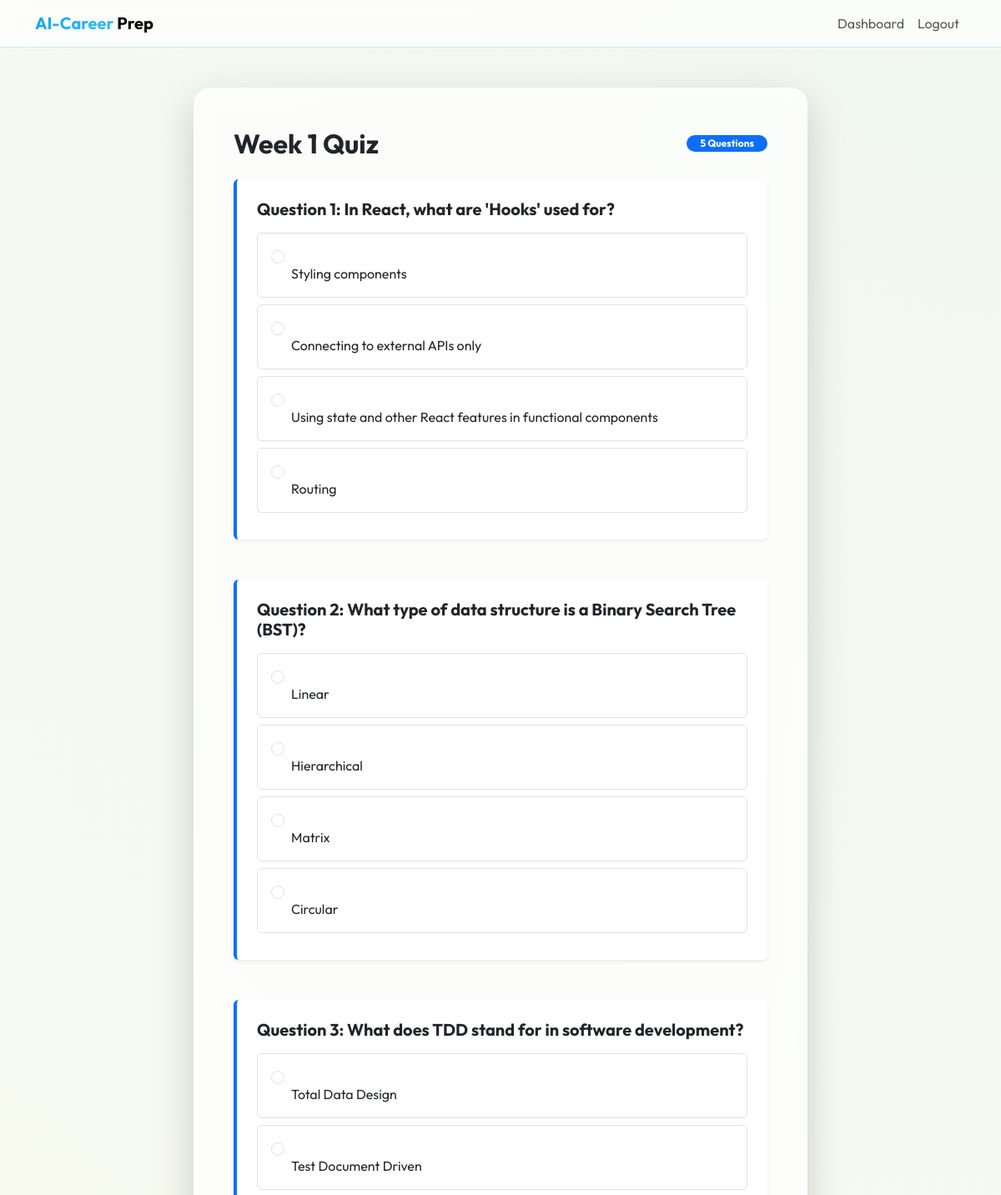
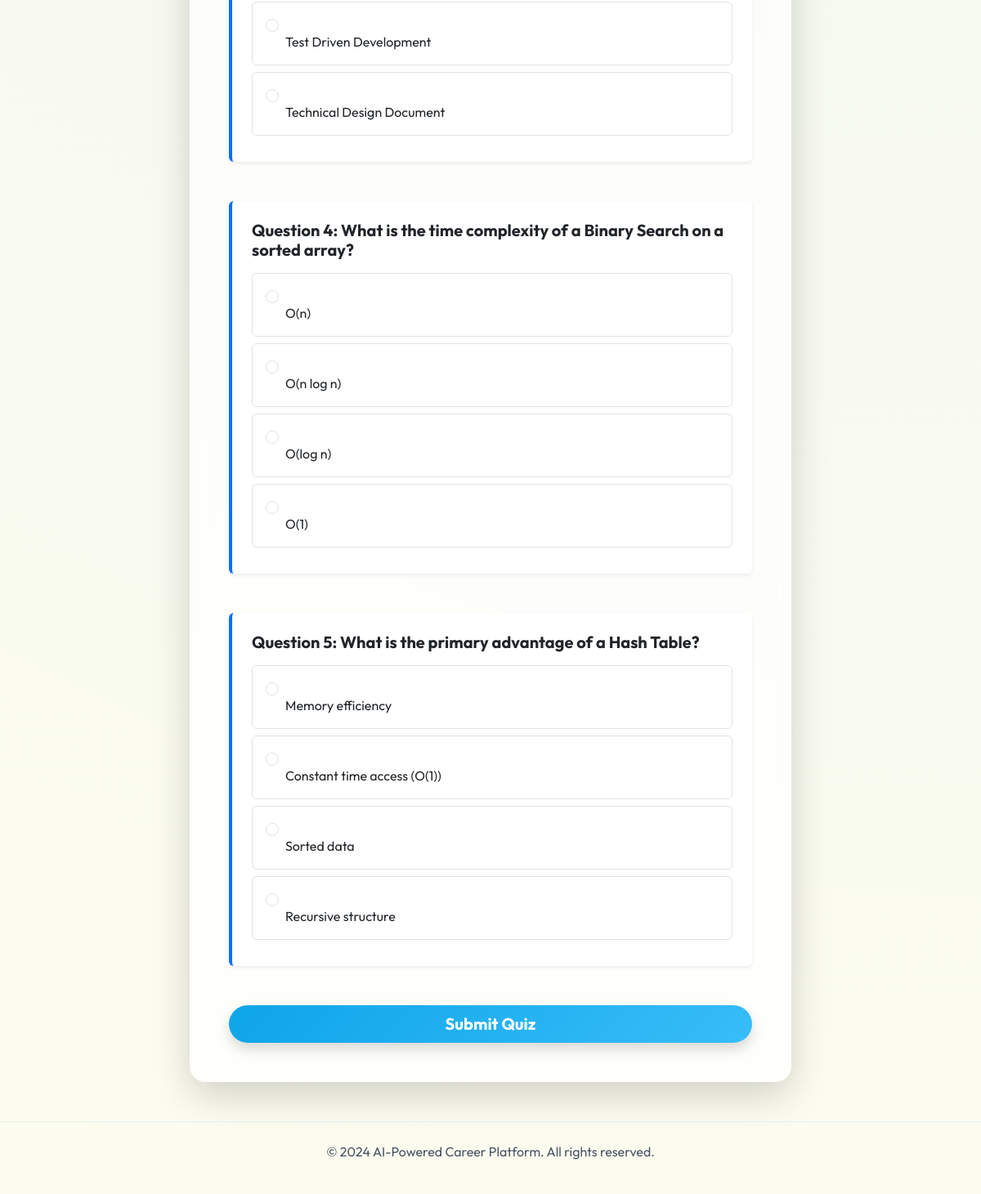
The page /quiz (signed in) on the database its author committed (2 pictures, top to bottom).
### models.py (models this page shows)
class QuizQuestion(db.Model):
    id = db.Column(db.Integer, primary_key=True)
    category = db.Column(db.String(50))
    sub_category = db.Column(db.String(100))
    week_number = db.Column(db.Integer, default=1)
    difficulty = db.Column(db.String(20))
    question_text = db.Column(db.Text, nullable=False)
    option_a = db.Column(db.String(200), nullable=False)
    option_b = db.Column(db.String(200), nullable=False)
    option_c = db.Column(db.String(200), nullable=False)
    option_d = db.Column(db.String(200), nullable=False)
    correct_option = db.Column(db.String(1), nullable=False) # A, B, C, or D

### app.py (the view, shortened to what this page needs)
@app.route('/quiz', methods=['GET', 'POST'])
@login_required
def quiz():
    from core.quiz_engine import get_quiz_questions
    from models import QuizQuestion, QuizAttempt
    week = request.args.get('week', 1, type=int)
    questions = get_quiz_questions(current_user, week_number=week)
    return render_template('quiz.html', questions=questions, week=week)

### templates/quiz.html (shortened to what this page needs)
{% extends "base.html" %}
{% block content %}
<div class="row justify-content-center">
    <div class="col-md-8">
        <div class="card card-glass p-5 shadow-lg border-0">
            <div class="d-flex justify-content-between align-items-center mb-4">
                <h2 class="fw-bold mb-0">Week {{ week }} Quiz</h2>
                <span class="badge bg-primary rounded-pill px-3">{{ questions|length }} Questions</span>
            </div>
            <form action="{{ url_for('quiz') }}" method="POST" id="quizForm">
                {% for q in questions %}
                <div class="quiz-question mb-5 p-4 rounded bg-white shadow-sm border-start border-primary border-4">
                    <h5 class="fw-bold mb-3">Question {{ loop.index }}: {{ q.question_text }}</h5>
                    <div class="options-grid">
                        <div class="form-check mb-2 p-3 border rounded hover-bg">
                            <input class="form-check-input ms-0" type="radio" name="q_{{ q.id }}" id="q{{ q.id }}a" value="A" required>
                            <label class="form-check-label ms-4 w-100" for="q{{ q.id }}a">{{ q.option_a }}</label>
                        </div>
                        <div class="form-check mb-2 p-3 border rounded hover-bg">
                            <input class="form-check-input ms-0" type="radio" name="q_{{ q.id }}" id="q{{ q.id }}b" value="B">
                            <label class="form-check-label ms-4 w-100" for="q{{ q.id }}b">{{ q.option_b }}</label>
                        </div>
                        <div class="form-check mb-2 p-3 border rounded hover-bg">
                            <input class="form-check-input ms-0" type="radio" name="q_{{ q.id }}" id="q{{ q.id }}c" value="C">
                            <label class="form-check-label ms-4 w-100" for="q{{ q.id }}c">{{ q.option_c }}</label>
                        </div>
                        <div class="form-check mb-2 p-3 border rounded hover-bg">
                            <input class="form-check-input ms-0" type="radio" name="q_{{ q.id }}" id="q{{ q.id }}d" value="D">
                            <label class="form-check-label ms-4 w-100" for="q{{ q.id }}d">{{ q.option_d }}</label>
                        </div>
                    </div>
                </div>
                {% endfor %}
                <div class="d-grid mt-4">
                    <button type="submit" class="btn btn-primary btn-lg rounded-pill fw-bold shadow">Submit Quiz</button>
                </div>
            </form>
        </div>
    </div>
</div>
{% endblock %}

### templates/base.html (shortened to what this page needs)
<!DOCTYPE html>
<html lang="en">
<head>
    <link href="https://cdn.jsdelivr.net/npm/bootstrap@5.3.0/dist/css/bootstrap.min.css" rel="stylesheet">
    <link rel="stylesheet" href="{{ url_for('static', filename='css/style.css') }}">
</head>
<body>
    <nav class="navbar navbar-expand-lg navbar-light sticky-top">
        <div class="container">
            <a class="navbar-brand fw-bold" href="{{ url_for('index') }}">
                <span style="background: var(--primary-gradient); -webkit-background-clip: text; background-clip: text; -webkit-text-fill-color: transparent;">AI-Career</span> Prep
            </a>
            <div class="collapse navbar-collapse" id="navbarNav">
                <ul class="navbar-nav ms-auto">
                    {% if current_user.is_authenticated %}
                        <li class="nav-item"><a class="nav-link" href="{{ url_for('dashboard') }}">Dashboard</a></li>
                        <li class="nav-item"><a class="nav-link" href="{{ url_for('logout') }}">Logout</a></li>
                    {% else %}
                        <li class="nav-item"><a class="nav-link" href="{{ url_for('login') }}">Login</a></li>
                        <li class="nav-item"><a class="nav-link btn btn-primary px-3 ms-lg-2" href="{{ url_for('register') }}">Get Started</a></li>
                    {% endif %}
                </ul>
            </div>
        </div>
    </nav>
    <main class="container py-5">
        {% block content %}{% endblock %}
    </main>
    <footer class="footer mt-auto py-4 border-top border-secondary">
        <div class="container text-center text-muted">
            <p>&copy; 2024 AI-Powered Career Platform. All rights reserved.</p>
        </div>
    </footer>
</body>
</html>

### static/css/style.css (style rules this page uses)
:root { --sky-blue: #0ea5e9; --sky-blue-hover: #0284c7; --cream-bg: #fdfcf0; --deep-slate: #0f172a; --glass-bg: rgba(255, 255, 255, 0.85); --glass-border: rgba(14, 165, 233, 0.15); --primary-gradient: linear-gradient(135deg, #0ea5e9 0%, #38bdf8 100%); }
body { background-color: var(--cream-bg); background-image: radial-gradient(circle at top right, rgba(14, 165, 233, 0.05), transparent); color: var(--deep-slate); min-height: 100vh; }
.card-glass { background: var(--glass-bg); backdrop-filter: blur(12px); border: 1px solid var(--glass-border); border-radius: 20px; box-shadow: 0 10px 30px rgba(14, 165, 233, 0.08); transition: transform 0.3s ease, box-shadow 0.3s ease; }
.text-muted { color: #4b5563 !important; }
.border-secondary, .border-dark { border-color: rgba(14, 165, 233, 0.1) !important; }

### templates/base.html (style rules this page uses)
:root { --sky-blue: #0ea5e9; --sky-blue-hover: #0284c7; --cream-bg: #fdfcf0; --deep-slate: #0f172a; --glass-bg: rgba(255, 255, 255, 0.7); --glass-border: rgba(14, 165, 233, 0.2); --primary-gradient: linear-gradient(135deg, #0ea5e9 0%, #38bdf8 100%); }
body { font-family: 'Outfit', sans-serif; background-color: var(--cream-bg); color: var(--deep-slate); min-height: 100vh; }
.navbar { background: var(--glass-bg) !important; backdrop-filter: blur(10px); border-bottom: 1px solid var(--glass-border); }
.btn-primary { background: var(--primary-gradient); border: none; box-shadow: 0 4px 15px rgba(14, 165, 233, 0.3); color: white !important; }

### rows shown on the page
QuizQuestion: question_text "In React, what are 'Hooks' used for?", option_a "Styling components", option_b "Connecting to external APIs only", option_c "Using state and other React features in functional components", option_d "Routing"
QuizQuestion: question_text "What type of data structure is a Binary Search Tree (BST)?", option_a "Linear", option_b "Hierarchical", option_c "Matrix", option_d "Circular"
QuizQuestion: question_text "What does TDD stand for in software development?", option_a "Total Data Design", option_b "Test Document Driven", option_c "Test Driven Development", option_d "Technical Design Document"
QuizQuestion: question_text "What is the time complexity of a Binary Search on a sorted array?", option_a "O(n)", option_b "O(n log n)", option_c "O(log n)", option_d "O(1)"
QuizQuestion: question_text "What is the primary advantage of a Hash Table?", option_a "Memory efficiency", option_b "Constant time access (O(1))", option_c "Sorted data", option_d "Recursive structure"

### other values the page prints
{{ week }} "1"
{{ questions|length }} "5"
